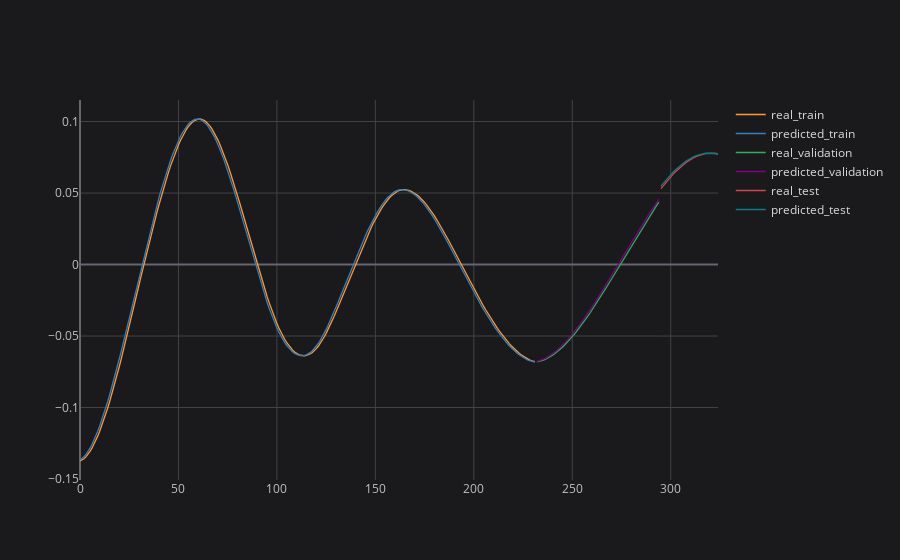

Notebook code for this chart:
### Code cell
# plotting partial result
plot_ticker = 'PETR4'
plot_feature = 'Open'
plot_imf = 'IMF5'

concatenated_results[plot_ticker][plot_feature][plot_imf].iplot(title=f'{plot_ticker} {plot_feature} {plot_imf}', asFigure=True, layout=space)

### Figure 1 — Plotly figure (JSON) as saved in the notebook; plotly's stock layout.template omitted (floating-point values rounded to 4 significant figures; data arrays with more than 128 entries replaced by an {"elided": "..."} marker saying what was removed)
{"data": [{"line": {"color": "rgba(255, 153, 51, 1.0)", "dash": "solid", "shape": "linear", "width": 1.3}, "mode": "lines", "name": "real_train", "text": "", "type": "scatter", "x": {"elided": "325 int values"}, "y": {"elided": "325 mixed values"}}, {"line": {"color": "rgba(55, 128, 191, 1.0)", "dash": "solid", "shape": "linear", "width": 1.3}, "mode": "lines", "name": "predicted_train", "text": "", "type": "scatter", "x": {"elided": "325 int values"}, "y": {"elided": "325 mixed values"}}, {"line": {"color": "rgba(50, 171, 96, 1.0)", "dash": "solid", "shape": "linear", "width": 1.3}, "mode": "lines", "name": "real_validation", "text": "", "type": "scatter", "x": {"elided": "325 int values"}, "y": {"elided": "325 mixed values"}}, {"line": {"color": "rgba(128, 0, 128, 1.0)", "dash": "solid", "shape": "linear", "width": 1.3}, "mode": "lines", "name": "predicted_validation", "text": "", "type": "scatter", "x": {"elided": "325 int values"}, "y": {"elided": "325 mixed values"}}, {"line": {"color": "rgba(219, 64, 82, 1.0)", "dash": "solid", "shape": "linear", "width": 1.3}, "mode": "lines", "name": "real_test", "text": "", "type": "scatter", "x": {"elided": "325 int values"}, "y": {"elided": "325 mixed values"}}, {"line": {"color": "rgba(0, 128, 128, 1.0)", "dash": "solid", "shape": "linear", "width": 1.3}, "mode": "lines", "name": "predicted_test", "text": "", "type": "scatter", "x": {"elided": "325 int values"}, "y": {"elided": "325 mixed values"}}], "layout": {"legend": {"bgcolor": "#1A1A1C", "font": {"color": "#D9D9D9", "size": 12}}, "paper_bgcolor": "#1A1A1C", "plot_bgcolor": "#1A1A1C", "title": {"font": {"color": "#D9D9D9"}, "x": 0.5}, "xaxis": {"gridcolor": "#434343", "showgrid": true, "tickfont": {"color": "#C2C2C2", "size": 12}, "title": {"font": {"color": "#D9D9D9"}}, "zerolinecolor": "#666570"}, "yaxis": {"gridcolor": "#434343", "showgrid": true, "tickfont": {"color": "#C2C2C2", "size": 12}, "title": {"font": {"color": "#D9D9D9"}}, "zerolinecolor": "#666570"}}}
